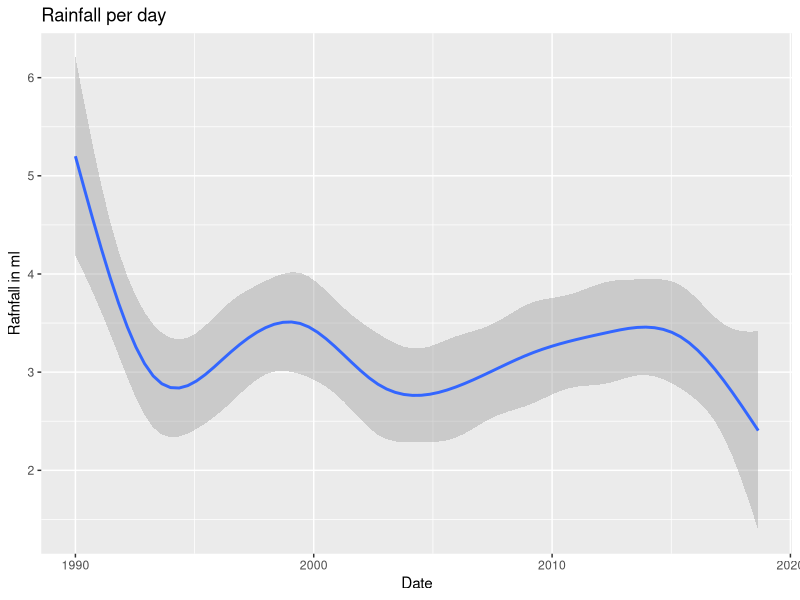

Write R code to recreate this figure.
setwd("~/Documents/GitHub/Techlab-week7")


library(tidyverse)
library(lubridate)

# setwd("~/Documents/UTS/Merge Data Examples/FOR CLASS")

rain <- read_csv("Rain.csv")
maxTemp <- read_csv("Maxtemp.csv")
minTemp <- read_csv("Mintemp.csv")
solar <- read_csv("Solarexp.csv")

##get number of rows and cols for each
##what can we merge on?

##date

rain <- rain %>% 
  mutate(Date=paste(Year, Month, Day, sep="-")) %>% 
  mutate(Date = ymd(Date)) %>% 
  select(-Year, -Month, -Day, -`Product code`, -`Bureau of Meteorology station number`, -`Period over which rainfall was measured (days)`, -Quality) %>% 
  rename(rainfall =  `Rainfall amount (millimetres)`) 


maxTemp <- maxTemp %>% 
  mutate(Date=paste(Year, Month, Day, sep="-")) %>% 
  mutate(Date = ymd(Date)) %>% 
  select(-Year, -Month, -Day, -`Product code`, -`Bureau of Meteorology station number`, -`Days of accumulation of maximum temperature`, -Quality) %>% 
  rename(maxTemp = `Maximum temperature (Degree C)`)

minTemp <- minTemp %>% 
  mutate(Date=paste(Year, Month, Day, sep="-")) %>% 
  mutate(Date = ymd(Date)) %>%
  select(-Year, -Month, -Day, -`Product code`, -`Bureau of Meteorology station number`, -`Days of accumulation of minimum temperature`, -Quality) %>% 
  rename(minTemp = `Minimum temperature (Degree C)`)

solar <- solar %>% 
  mutate(Date=paste(Year, Month, Day, sep="-")) %>% 
  mutate(Date = ymd(Date)) %>%
  select(-Year, -Month, -Day, -`Product code`, -`Bureau of Meteorology station number`) %>% 
  rename(SolarExp= `Daily global solar exposure (MJ/m*m)`)


##join all rows and cols - ignore NAs for all - merging on data field
##FULL JOIN
fullJoin <- rain %>% 
  full_join(maxTemp, by="Date") %>%
  full_join(minTemp, by="Date") %>% 
  full_join(solar, by="Date") %>%
  select(Date, rainfall, maxTemp, minTemp, SolarExp)

##left join
leftJoin <- rain %>% 
  left_join(maxTemp) %>%
  left_join(minTemp, by="Date") %>% 
  left_join(solar, by="Date") %>%
  select(Date, rainfall, maxTemp, minTemp, SolarExp)

##rightjoin
rightJoin <- rain %>% 
  right_join(maxTemp, by="Date") %>%
  right_join(minTemp, by="Date") %>% 
  right_join(solar, by="Date") %>%
  select(Date, rainfall, maxTemp, minTemp, SolarExp)

ggplot(data = rightJoin) + 
  geom_smooth(mapping = aes(x = Date, y = rainfall)) +
  labs(
    x = "Date",
    y =  "Rafnfall in ml",
    colour = "Cylinders",
    title = "Rainfall per day ")

# exercise in class
# mix the joins up depending on the need -
#   is max_temp impacted by solarExposure in any way? 
#   what is the min and max temp in Sydney?
#   does high rainfall correlate with low temperatures?
#group = LOCATION
